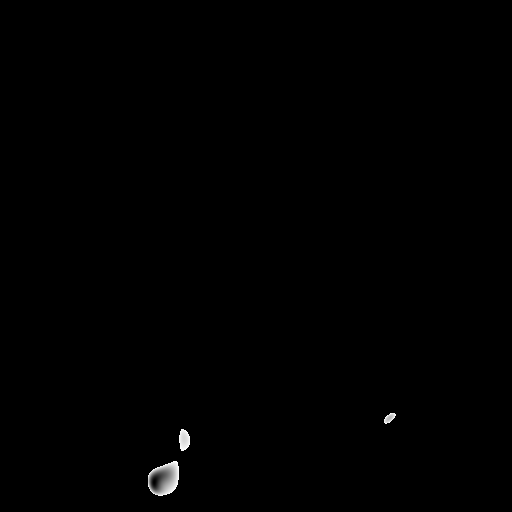
#> input picture athena/ccldL10B5M10n0025v2_0p65pc_PImap.fits, 512 x 512 px, given in place of L1M10_0.65_ds_0.2.fits, which was not available
$ python simulation_houde_calculations.py
#> lines starting #> are read from the running program, lines starting #| are printed output that depends on the picture
## Functions and Packages
import numpy as np
import os
from scipy import stats
import matplotlib.pyplot as plt
from astropy.io import fits
from regions import PixCoord, CirclePixelRegion

os.chdir("/Users/a16472/Desktop/dcf_python/testing/")

# [51 lines left out: function calc_rel_angle_crossn, not called in this run]


def Imshow(image, **kwargs):
    """
    Simple function to an image.
    """
    plt.figure(figsize=(8, 6))
    plt.imshow(image)
    plt.colorbar()
    plt.show()


# [15 lines left out: functions pltshow, psi, not called in this run]


## Calculate Stokes Parameter I
# The ang returned is not scaled positively, but it really shouldn't be a problem
#
# I = fits.open("ccldL10B5M10n0025v2_0p65pc_PImap.fits")[0].data
# bang = fits.open("ccldL10B5M10n0025v2_0p65pc_bangmap.fits")[0].data

# Imshow(I)
bang = fits.open("/Users/a16472/Desktop/dcf_python/testing/L1M10_0.65_ds_0.2.fits")[0].data

Imshow(bang)
#> in Imshow, `plt.show()`:
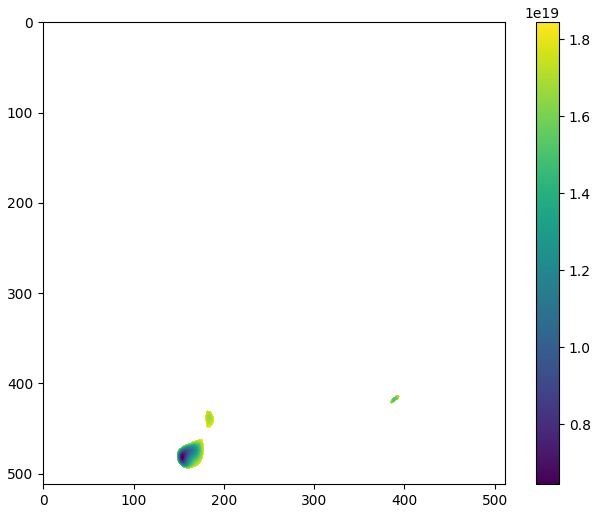
#> figure drawn by matplotlib, 2 panels


## Selecting Region
x_cen = 50
y_cen = 50
rad = 50

# Showing where we are taking the cut.
fig, ax = plt.subplots(figsize=(6,6))
#> (the run stopped early here; a loop or call above may not have finished)

$ run again, on athena/ccldL10B5M10n0025v2_0p65pc_bangmap.fits
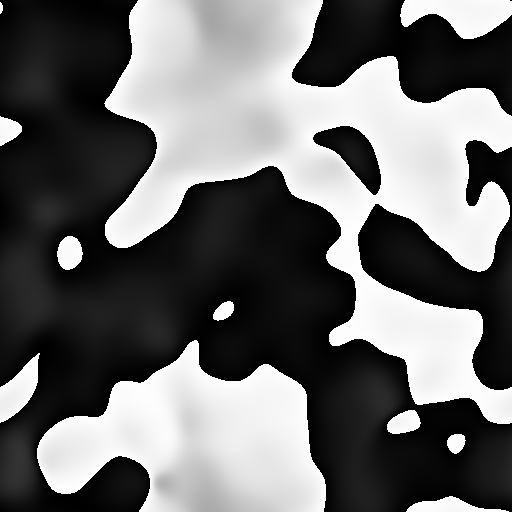
#> input picture athena/ccldL10B5M10n0025v2_0p65pc_bangmap.fits, 512 x 512 px, given in place of L1M10_0.65_ds_0.2.fits, which was not available
#> in Imshow, `plt.show()`:
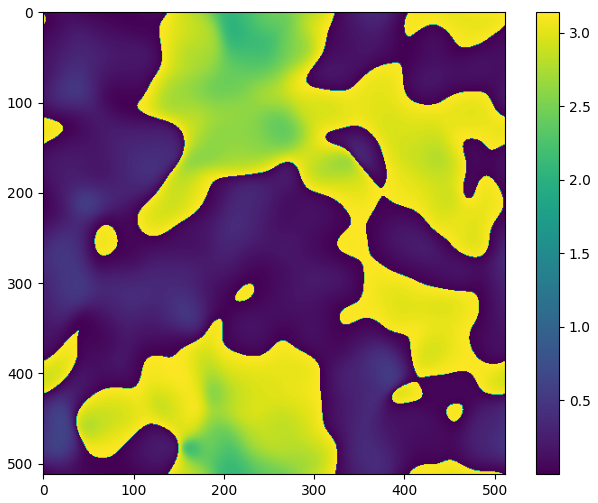
#> figure drawn by matplotlib, 2 panels
